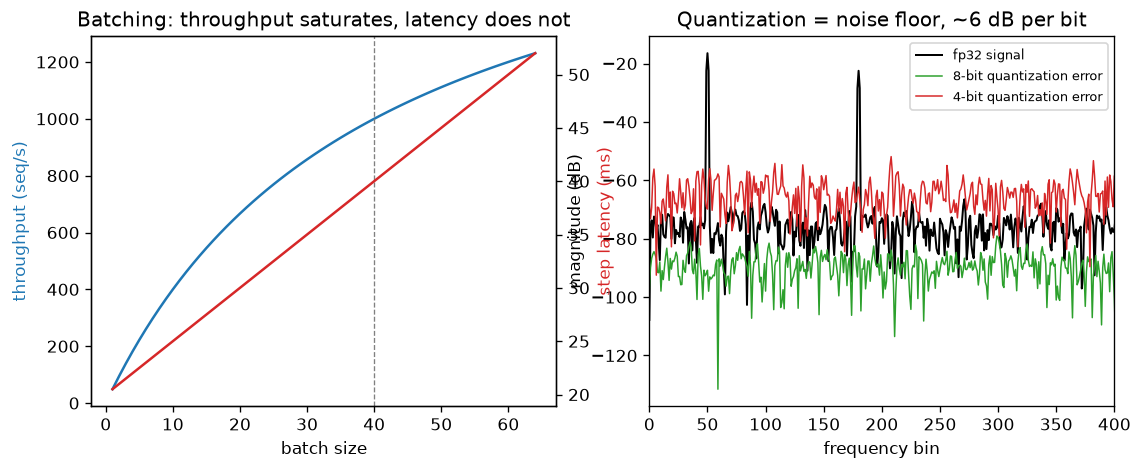

The script that saved this image:
"""
Day 125 - Consolidation Phase 10: two trade-offs that govern training and serving.

Left : batching. Step latency = t0 (fixed weight-load cost) + c*b (per-sequence compute).
       Throughput b/latency saturates while latency keeps climbing -> pick b at the knee.
Right: reduced precision is additive noise. Quantize a two-tone signal to 8 / 4 bits (uniform)
       and look at the noise floor in the spectrum: ~6.02 dB lower per extra bit.
"""
import numpy as np
import matplotlib.pyplot as plt

np.random.seed(42)

# ---- left: throughput vs latency ----
b = np.arange(1, 65)
t0, c = 20.0, 0.5                     # ms: fixed cost, per-sequence cost
lat = t0 + c * b
thr = b / lat * 1000                  # sequences / second

# ---- right: quantization noise floor ----
n = 1024
t = np.arange(n)
x = 0.6 * np.sin(2 * np.pi * 50 * t / n) + 0.3 * np.sin(2 * np.pi * 180 * t / n)
x = x + 0.01 * np.random.randn(n)
win = np.hanning(n)

def quant(v, bits):
    q = 2 ** (bits - 1) - 1
    s = np.max(np.abs(v)) / q         # symmetric per-tensor scale
    return np.round(v / s) * s

def psd_db(v):
    return 20 * np.log10(np.abs(np.fft.rfft(v * win)) / n + 1e-12)

f = np.arange(n // 2 + 1)
fig, axes = plt.subplots(1, 2, figsize=(11, 4))

ax = axes[0]
ax.plot(b, thr, color="tab:blue", label="throughput (seq/s)")
ax.set_xlabel("batch size")
ax.set_ylabel("throughput (seq/s)", color="tab:blue")
ax2 = ax.twinx()
ax2.plot(b, lat, color="tab:red", label="step latency (ms)")
ax2.set_ylabel("step latency (ms)", color="tab:red")
ax.axvline(t0 / c, color="gray", ls="--", lw=0.8)
ax.set_title("Batching: throughput saturates, latency does not")

ax = axes[1]
ax.plot(f, psd_db(x), color="black", lw=1.2, label="fp32 signal")
for bits, col in [(8, "tab:green"), (4, "tab:red")]:
    err = quant(x, bits) - x
    ax.plot(f, psd_db(err), color=col, lw=0.9, label=f"{bits}-bit quantization error")
ax.set_xlim(0, 400)
ax.set_xlabel("frequency bin")
ax.set_ylabel("magnitude (dB)")
ax.set_title("Quantization = noise floor, ~6 dB per bit")
ax.legend(fontsize=8)

plt.savefig("graph_DAY_125.png", dpi=120, bbox_inches="tight")
